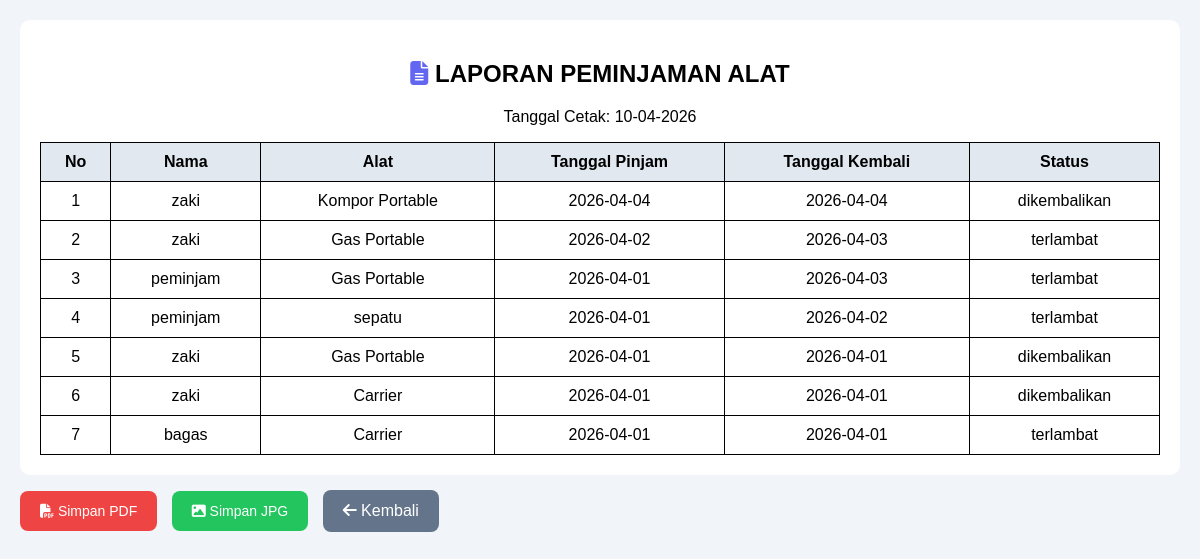
Page /ukk_1_AndiRizkyRiyanto/views/petugas/laporan.php on the committed database.
### tables this page shows
CREATE TABLE `peminjaman` (
  `id_peminjaman` int(11) NOT NULL,
  `nama_peminjam` varchar(100) NOT NULL,
  `nama_alat` varchar(100) NOT NULL,
  `tanggal_pinjam` date NOT NULL,
  `tanggal_kembali` date DEFAULT NULL,
  `jumlah` int(11) NOT NULL,
  `ukuran` varchar(50) NOT NULL,
  `status` enum('menunggu','disetujui','dipinjam','ditolak','dikembalikan','terlambat') DEFAULT 'menunggu',
  `keterangan` text DEFAULT NULL,
  `created_at` timestamp NOT NULL DEFAULT current_timestamp(),
  `updated_at` timestamp NOT NULL DEFAULT current_timestamp() ON UPDATE current_timestamp()
);

### ukk_1_AndiRizkyRiyanto/models/m_koneksi.php (called while the page is built, shortened)
<?php
class m_koneksi {
    private $host = "localhost";
    private $username = "root";
    private $pass = "";
    private $db = "ukk_1_Andi";
    function __construct() {
        $this->koneksi = new mysqli(
            $this->host,
            $this->username,
            $this->pass,
            $this->db
        );
    }
}
?>

### ukk_1_AndiRizkyRiyanto/models/m_laporan.php (called while the page is built)
<?php
include_once __DIR__ . '/m_koneksi.php';
class m_laporan {
    private $koneksi;
    public function __construct() {
        $db = new m_koneksi();
        $this->koneksi = $db->koneksi;
    }
    public function getAll() {
        $sql = "SELECT * FROM peminjaman ORDER BY id_peminjaman DESC";
        $result = $this->koneksi->query($sql);
        return $result->fetch_all(MYSQLI_ASSOC);
    }
}
?>

### ukk_1_AndiRizkyRiyanto/controllers/c_laporan.php (called while the page is built, shortened)
<?php
include_once __DIR__ . '/../models/m_laporan.php';
class c_laporan {
    private $model;
    public function __construct() {
        $this->model = new m_laporan();
    }
    public function index() {
        return [
            'data' => $this->model->getAll(),
            'tanggal' => date("d-m-Y")
        ];
    }
}
?>

### ukk_1_AndiRizkyRiyanto/views/petugas/laporan.php (the view, shortened to what this page needs)
<?php
include_once __DIR__ . '/../../controllers/c_laporan.php';
$ctrl = new c_laporan();
$result = $ctrl->index();
$data = $result['data'];
$tanggal = $result['tanggal'];
?>
<!DOCTYPE html>
<html>
<head>
<link rel="stylesheet" href="https://cdnjs.cloudflare.com/ajax/libs/font-awesome/6.5.1/css/all.min.css">
</head>
<body>
<div class="container">
<div id="areaCetak" class="table-box">
<h2><i class="fas fa-file-alt" style="color:#6366f1;"></i> LAPORAN PEMINJAMAN ALAT</h2>
<p>Tanggal Cetak: <?= $tanggal ?></p>
<table>
<tr>
  <th>No</th>
  <th>Nama</th>
  <th>Alat</th>
  <th>Tanggal Pinjam</th>
  <th>Tanggal Kembali</th>
  <th>Status</th>
</tr>
<?php $no=1; foreach($data as $row): ?>
<tr>
  <td><?= $no++ ?></td>
  <td><?= htmlspecialchars($row['nama_peminjam']) ?></td>
  <td><?= htmlspecialchars($row['nama_alat']) ?></td>
  <td><?= $row['tanggal_pinjam'] ?></td>
  <td><?= $row['tanggal_kembali'] ?: '-' ?></td>
  <td><?= $row['status'] ?></td>
</tr>
<?php endforeach; ?>
</table>
</div>
<div class="btn-wrapper">
  <button class="btn pdf" onclick="cetakPDF()"><i class="fas fa-file-pdf"></i> Simpan PDF</button>
  <button class="btn jpg" onclick="cetakJPG()"><i class="fas fa-image"></i> Simpan JPG</button>
  <a href="<?= BASE_URL ?>views/petugas/dashboard_petugas.php" class="back-btn"><i class="fas fa-arrow-left"></i> Kembali</a>
</div>
</div>
</body>
</html>

### ukk_1_AndiRizkyRiyanto/views/petugas/laporan.php (style rules this page uses)
body { font-family:sans-serif; margin:0; background:#f1f5f9; }
.container { padding:20px; }
h2, p { text-align:center; }
.table-box { background:white; padding:20px; border-radius:10px; }
table { width:100%; border-collapse:collapse; }
th, td { border:1px solid black; padding:10px; text-align:center; }
th { background:#e2e8f0; }
.btn-wrapper { margin-top:15px; text-align:left; }
.btn { padding:12px 20px; border:none; border-radius:8px; cursor:pointer; font-size:14px; margin-right:10px; }
.pdf { background:#ef4444; color:white; }
.jpg { background:#22c55e; color:white; }
.back-btn { display: inline-block; padding: 12px 20px; background: #64748b; color: white; text-decoration: none; border-radius: 8px; margin-right: 10px; }

### rows in the picture
peminjaman: nama_peminjam "zaki", nama_alat "Kompor Portable", tanggal_pinjam "2026-04-04", tanggal_kembali "2026-04-04", status "dikembalikan"
peminjaman: nama_peminjam "zaki", nama_alat "Gas Portable", tanggal_pinjam "2026-04-02", tanggal_kembali "2026-04-03", status "terlambat"
peminjaman: nama_peminjam "peminjam", nama_alat "Gas Portable", tanggal_pinjam "2026-04-01", tanggal_kembali "2026-04-03", status "terlambat"
peminjaman: nama_peminjam "peminjam", nama_alat "sepatu", tanggal_pinjam "2026-04-01", tanggal_kembali "2026-04-02", status "terlambat"
peminjaman: nama_peminjam "zaki", nama_alat "Gas Portable", tanggal_pinjam "2026-04-01", tanggal_kembali "2026-04-01", status "dikembalikan"
peminjaman: nama_peminjam "zaki", nama_alat "Carrier", tanggal_pinjam "2026-04-01", tanggal_kembali "2026-04-01", status "dikembalikan"
peminjaman: nama_peminjam "bagas", nama_alat "Carrier", tanggal_pinjam "2026-04-01", tanggal_kembali "2026-04-01", status "terlambat"

### other values in the picture
$tanggal "10-04-2026"
